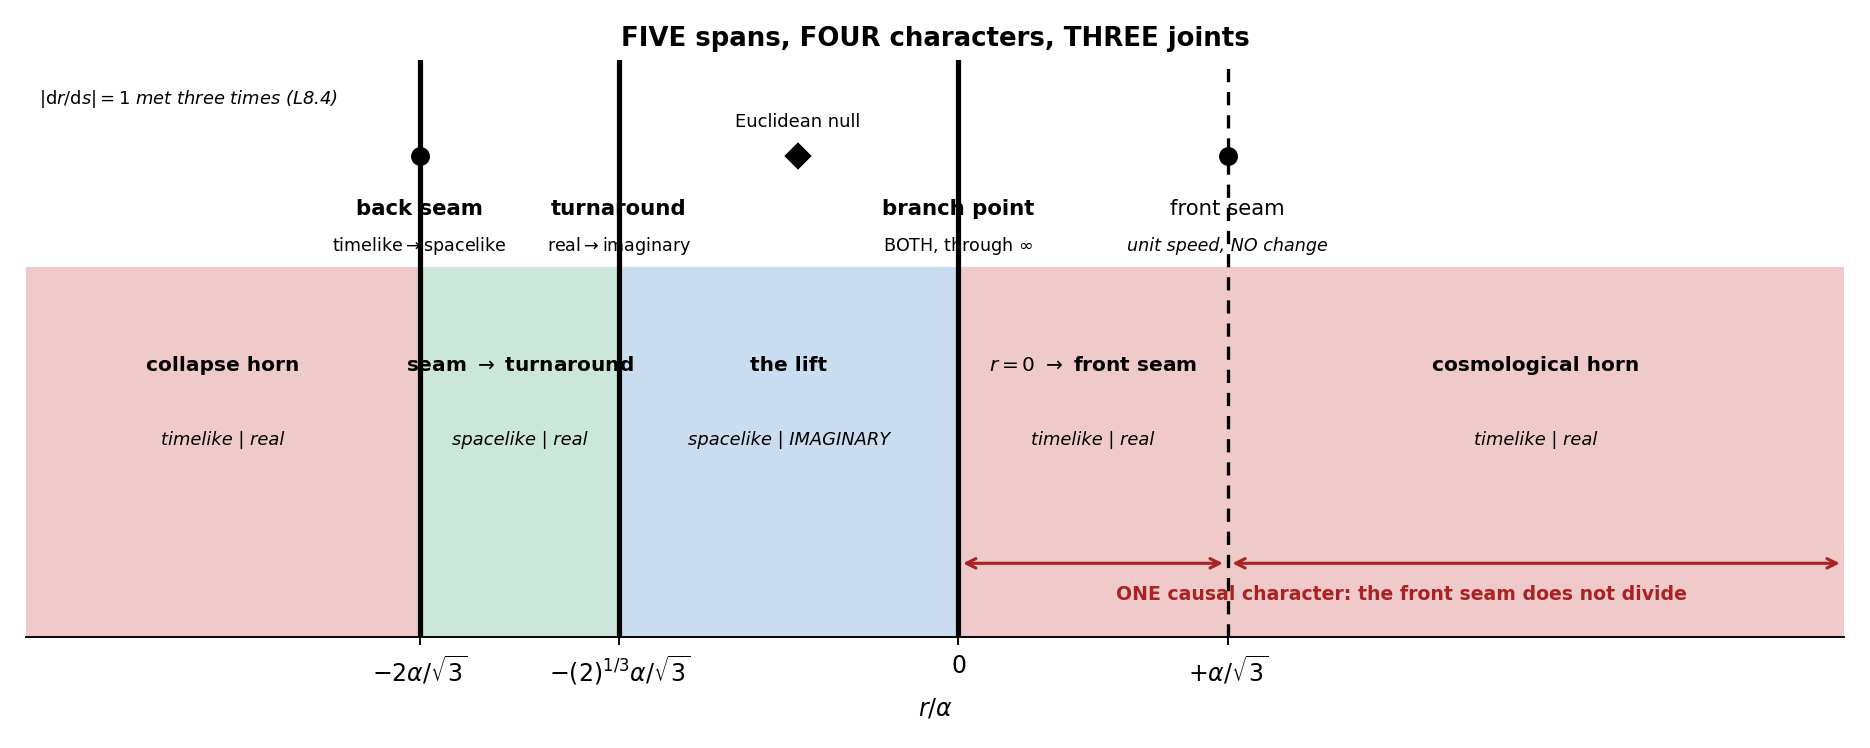

Write the Python code that produced this figure.
"""The causal stratification of the cosmogenetic contour: five spans, four characters, three joints.
Chalkboard-simple by design -- the algebra of P5 and the physics of P7 land on one picture."""
import numpy as np, matplotlib
matplotlib.use('Agg')
import matplotlib.pyplot as plt
from matplotlib.patches import Rectangle
a=1.0; M=a/(3*np.sqrt(3)); f=lambda r: 1-2*M/r-r*r/a**2
A=(2*M*a**2)**(1/3); rN=a/np.sqrt(3); rB=-2*a/np.sqrt(3)
fig,ax=plt.subplots(figsize=(11,4.4))
spans=[(-2.0,rB,'#c44','collapse horn','timelike | real'),
       (rB,-A,'#4a7','seam $\\to$ turnaround','spacelike | real'),
       (-A,0.0,'#48c','the lift','spacelike | IMAGINARY'),
       (0.0,rN,'#c44','$r=0\\ \\to$ front seam','timelike | real'),
       (rN,1.9,'#c44','cosmological horn','timelike | real')]
for x0,x1,c,lab,ch in spans:
    ax.add_patch(Rectangle((x0,0),x1-x0,1,facecolor=c,alpha=.28,edgecolor='none'))
    ax.text((x0+x1)/2,.72,lab,ha='center',fontsize=8.5,weight='bold')
    ax.text((x0+x1)/2,.52,ch,ha='center',fontsize=7.6,style='italic')
for r,lab,note in ((rB,'back seam','timelike$\\to$spacelike'),(-A,'turnaround','real$\\to$imaginary'),
                   (0.0,'branch point','BOTH, through $\\infty$')):
    ax.axvline(r,color='k',lw=2.2,zorder=5)
    ax.text(r,1.14,lab,ha='center',fontsize=9,weight='bold')
    ax.text(r,1.045,note,ha='center',fontsize=7.4)
ax.axvline(rN,color='k',lw=1.4,ls=(0,(4,3)),zorder=5)
ax.text(rN,1.14,'front seam',ha='center',fontsize=9)
ax.text(rN,1.045,'unit speed, NO change',ha='center',fontsize=7.4,style='italic')
ax.annotate('',xy=(rN,.20),xytext=(1.9,.20),arrowprops=dict(arrowstyle='<->',color='#a22',lw=1.3))
ax.annotate('',xy=(0.0,.20),xytext=(rN,.20),arrowprops=dict(arrowstyle='<->',color='#a22',lw=1.3))
ax.text((0+1.9)/2,.10,'ONE causal character: the front seam does not divide',
        ha='center',fontsize=8,color='#a22',weight='bold')
for r,m in ((rB,'o'),(-0.344142,'D'),(rN,'o')):
    ax.plot(r,1.30,m,ms=7,color='k',zorder=6)
ax.text(-0.344142,1.38,'Euclidean null',ha='center',fontsize=7.6)
ax.text(-1.97,1.44,'$|\\mathrm{d}r/\\mathrm{d}s|=1$ met three times (L8.4)',fontsize=7.6,style='italic')
ax.set_xlim(-2.0,1.9); ax.set_ylim(0,1.56); ax.set_yticks([])
ax.set_xticks([rB,-A,0,rN]); ax.set_xticklabels(['$-2\\alpha/\\sqrt{3}$','$-(2)^{1/3}\\alpha/\\sqrt{3}$','$0$','$+\\alpha/\\sqrt{3}$'])
ax.set_xlabel('$r/\\alpha$'); ax.set_title('FIVE spans, FOUR characters, THREE joints',fontsize=11,weight='bold')
for sp in ('top','right','left'): ax.spines[sp].set_visible(False)
plt.tight_layout(); plt.savefig('F_stratification.png',dpi=170)
print('  figure written: F_stratification.png')
